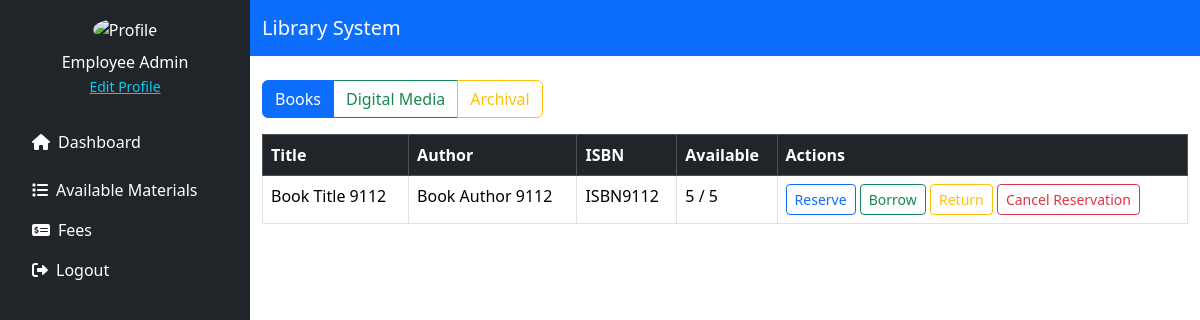
Before: /source/customer/available_materials.php (signed in) with the older database file.
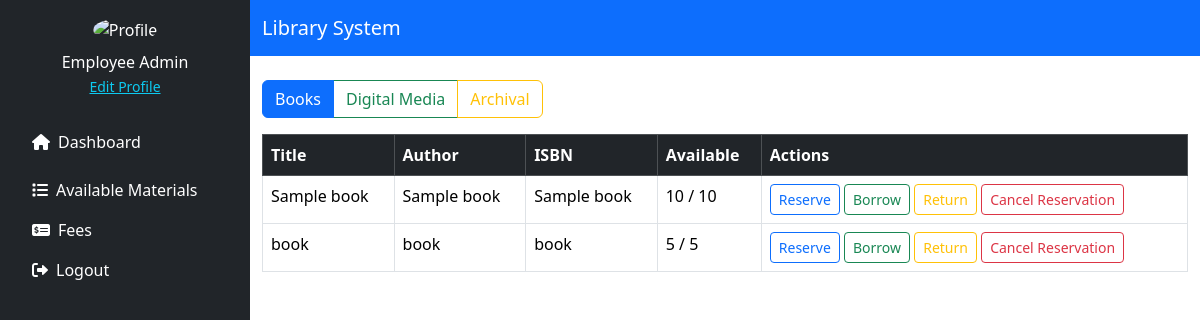
After: the same page with the newer database file.
### tables this page shows
CREATE TABLE `material_books` (
  `id` int(11) NOT NULL,
  `title` varchar(255) NOT NULL,
  `author` varchar(255) NOT NULL,
  `isbn` varchar(20) DEFAULT NULL,
  `publisher` varchar(255) DEFAULT NULL,
  `year_published` year(4) DEFAULT NULL,
  `quantity` int(11) DEFAULT 1,
  `available` int(11) DEFAULT 1,
  `status` enum('Available','Archived') DEFAULT 'Available',
  `genre` varchar(255) DEFAULT NULL
);

### source/customer/available_materials.php (the view, shortened to what this page needs)
<?php
include '../../config/db_conn.php';
$filter = $_GET['filter'] ?? 'books';
switch ($filter) {
    default:
        $stmt = $pdo->query("SELECT * FROM material_books WHERE status = 'Available'");
        break;
}
$materials = $stmt->fetchAll(PDO::FETCH_ASSOC);
?>
<!DOCTYPE html>
<html lang="en">
<head>
    <link href="https://cdn.jsdelivr.net/npm/bootstrap@5.3.3/dist/css/bootstrap.min.css" rel="stylesheet" />
    <link href="https://cdnjs.cloudflare.com/ajax/libs/font-awesome/6.0.0/css/all.min.css" rel="stylesheet">
</head>
<body>
<div class="d-flex">
    <?php include './includes/sidebar.php'; ?>
    <div class="flex-grow-1">
        <nav class="navbar navbar-dark bg-primary">
            <div class="container">
                <a class="navbar-brand" href="#">Library System</a>
            </div>
        </nav>
        <div class="container mt-4">
            <div class="btn-group mb-3">
                <a href="?filter=books" class="btn btn-outline-primary <?= $filter === 'books' ? 'active' : '' ?>">Books</a>
                <a href="?filter=digital" class="btn btn-outline-success <?= $filter === 'digital' ? 'active' : '' ?>">Digital Media</a>
                <a href="?filter=archival" class="btn btn-outline-warning <?= $filter === 'archival' ? 'active' : '' ?>">Archival</a>
            </div>
            <table class="table table-bordered">
                <thead class="table-dark">
                <tr>
                    <th>Title</th>
                    <th>Author</th>
                    <?php if ($filter === 'books'): ?><th>ISBN</th><th>Available</th><?php endif; ?>
                    <th>Actions</th>
                </tr>
                </thead>
                <tbody>
                <?php foreach ($materials as $item):
                    $materialId = $item['id'];
                    ?>
                    <tr>
                        <td><?= htmlspecialchars($item['title']) ?></td>
                        <td><?= htmlspecialchars($item['author']) ?></td>
                        <?php if ($filter === 'books'): ?>
                            <td><?= htmlspecialchars($item['isbn']) ?></td>
                            <td><?= (int)$item['available'] ?> / <?= (int)$item['quantity'] ?></td>
                        <?php elseif ($filter === 'digital'): ?>
                            <td><?= htmlspecialchars($item['media_type']) ?></td>
                        <?php elseif ($filter === 'archival'): ?>
                            <td><?= htmlspecialchars($item['description']) ?></td>
                        <?php endif; ?>
                        <td>
                            <button class="btn btn-outline-primary btn-sm" data-bs-toggle="modal" data-bs-target="#reserveModal_<?= $materialId ?>">Reserve</button>
                            <button class="btn btn-outline-success btn-sm" data-bs-toggle="modal" data-bs-target="#borrowModal_<?= $materialId ?>">Borrow</button>
                            <button class="btn btn-outline-warning btn-sm" data-bs-toggle="modal" data-bs-target="#returnModal_<?= $materialId ?>">Return</button>
                            <button class="btn btn-outline-danger btn-sm" data-bs-toggle="modal" data-bs-target="#cancelReservationModal_<?= $materialId ?>">Cancel Reservation</button>
                        </td>
                    </tr>
                <?php endforeach; ?>
                </tbody>
            </table>
        </div>
    </div>
</div>
</body>
</html>

Changed rows visible on the page:
removed material_books: title "Book Title 9112", author "Book Author 9112", isbn "ISBN9112", available "5", quantity "5"
added material_books: title "Sample book", author "Sample book", isbn "Sample book", available "10", quantity "10"
added material_books: title "book", author "book", isbn "book", available "5", quantity "5"
